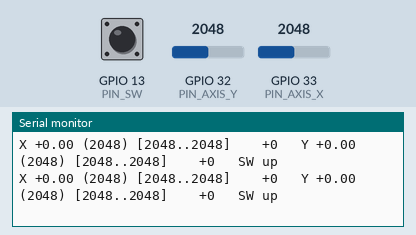
Simulated run of this sketch. Board: ESP32. Parts: the last lines printed to the serial monitor. Inputs (shaded band) come from the test bench; at power-on: GPIO 32 (PIN_AXIS_Y) = 2048, GPIO 33 (PIN_AXIS_X) = 2048, GPIO 13 (PIN_SW) HIGH (analog values on the 0–4095 scale).

Above: at 2.0 s.
2.1 s: GPIO 32 (PIN_AXIS_Y) set to 2866
At 2.19 s:
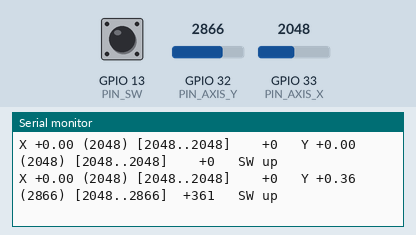
4.0 s: GPIO 33 (PIN_AXIS_X) set to 2866
At 4.09 s:
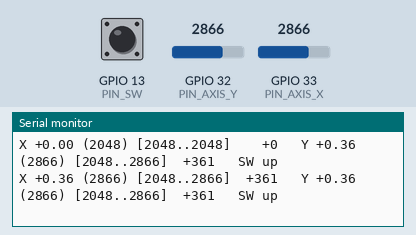
5.9 s: GPIO 13 (PIN_SW) pulled LOW for 0.15 s
At 6.0 s:
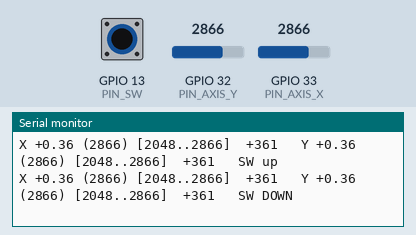
7.5 s: GPIO 32 (PIN_AXIS_Y) set to 2047
At 7.6 s:
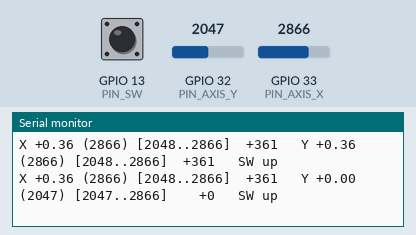
9.4 s: GPIO 13 (PIN_SW) pulled LOW for 1 s
At 9.41 s:
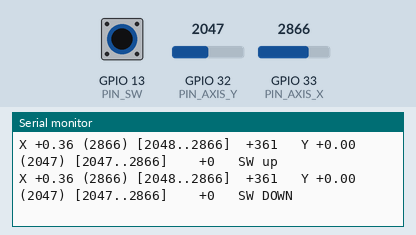
11.9 s: GPIO 33 (PIN_AXIS_X) set to 4095
At 11.91 s:
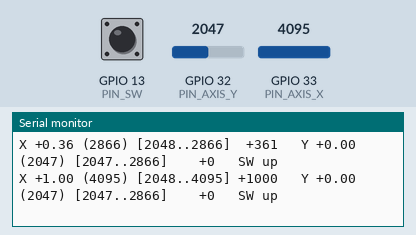

Measured:
- after the input at 2.1 s, the serial monitor: prints a new line after 0.08 s (image 1)
- after the input at 4.0 s, the serial monitor: prints a new line after 0.08 s (image 2)
- after the input at 5.9 s, the serial monitor: prints a new line after 0.09 s (image 3)
- after the input at 7.5 s, the serial monitor: prints a new line after 0.09 s (image 4)
- after the input at 9.4 s, the serial monitor: prints a new line at once (image 5)
- after the input at 11.9 s, the serial monitor: prints a new line at once (image 6)

The sketch:

controller-stage1-joystick.ino
```cpp
/*
 * controller-stage1-joystick.ino — Stage 1 of the controller build.
 *
 * TARGET BOARD: classic ESP32-D0WD-V3, 38-pin WROOM-32 DevKit (the controller,
 * MAC F4:2D:C9:71:7B:0C). This is the classic-ESP32 counterpart to the S3 bench
 * sketch in dual_joystick_s3/ — same maths, different pins, one stick instead
 * of two.
 *
 * SCOPE: read one joystick and print it. No buttons, no LEDs, no radio. Those
 * are stages 2, 3 and 4.
 *
 * WIRING
 *
 *   Module pin      Goes to         Header pin
 *   ----------      -------         ----------
 *   GND             GND             14 or 32/38
 *   +5V  (label)    3.3 V           1            <-- NOT 5 V. See below.
 *   VRx             GPIO 32         7            <-- read as the Y axis
 *   VRy             GPIO 33         8            <-- read as the X axis
 *   SW              GPIO 13         15
 *
 * The axes are deliberately crossed in software: on this module the pot marked
 * VRy is the one that moves with left-right motion. See PIN_AXIS_X below. The
 * wiring above is correct as-is — do not swap the wires.
 *
 * THE +5V PIN TAKES 3.3 V. The silkscreen names the rail, nothing more. Inside
 * the module are two 10 kΩ pots wired straight across whatever you feed them,
 * with no series resistor and no clamp. Feed it 5 V and full deflection puts 5 V
 * into a 3.3 V-only pin. You would also lose the top third of travel, because
 * everything above 3.3 V reads as saturated.
 *
 * WHY THESE PINS. GPIO 32 and 33 are ADC1 channels 4 and 5. ADC2 is owned by the
 * WiFi driver and its reads fail once the radio starts — silently, returning
 * garbage rather than an error. ESP-NOW needs that radio from stage 4 onward, so
 * every analog input on this board has to live on ADC1 (GPIO 32-39) from the
 * start. Putting the stick on an ADC2 pin would work perfectly on the bench today
 * and break the moment the link comes up.
 *
 * BOARD SETTINGS
 *   Board            : ESP32 Dev Module
 *   Flash Size       : 4MB (32Mb)
 *   Partition Scheme : Default 4MB with spiffs
 *   Upload Speed     : 921600
 *   Port             : /dev/ttyUSB0  (CP2102 bridge)
 *
 * Close the Serial Monitor before uploading. IDE 2.x has a long-standing bug
 * where compiling with it open blanks the window.
 *
 * EXIT TEST FOR THIS STAGE
 *   1. Centres print between roughly 1700 and 2300 and are stable at rest.
 *   2. Both axes reach +1.00 and -1.00 at full deflection.
 *   3. At rest both axes read exactly 0.00 and do not twitch.
 *   4. Moving slowly out of centre, the value rises smoothly from 0 — no jump.
 *   5. SW reads DOWN when the stick is clicked.
 *
 * SERIAL COMMANDS (type the letter, press Enter)
 *   c   recalibrate centre — hands off the stick first
 *   r   reset the min/max travel tracker
 */

#include <Arduino.h>
#include <math.h>

// ---------------------------------------------------------------- config ----

/* Named for the axis they DRIVE, not for the module's silkscreen.
 *
 * The wiring is unchanged: the module's VRx pin is still on GPIO 32 and VRy on
 * GPIO 33. On this stick it is the pot labelled VRy that responds to left-right
 * motion, so that is the one feeding X. The silkscreen describes the module's
 * own orientation, not how it ends up mounted — swapping here rather than
 * swapping wires keeps the physical build untouched.
 */
static const uint8_t PIN_AXIS_X = 33;   // module VRy — ADC1_CH5 — left / right
static const uint8_t PIN_AXIS_Y = 32;   // module VRx — ADC1_CH4 — up / down
static const uint8_t PIN_SW     = 13;   // digital, internal pull-up

/* Sign, as opposed to which pot. Whether pushing right reads positive depends on
 * which way round that pot happens to be wired. Push right and up; if either
 * sign is backwards, flip the matching flag. Set by experiment, not by reasoning.
 */
static const bool INVERT_X = false;
static const bool INVERT_Y = false;

static const uint8_t  ADC_BITS        = 12;    // 0..4095
static const uint16_t ADC_MAX         = 4095;
static const uint8_t  OVERSAMPLE      = 8;     // averaged per read
static const uint16_t CAL_SAMPLES     = 64;    // averaged at boot
static const float    DEADZONE        = 0.06f; // fraction of full travel
static const uint32_t PRINT_PERIOD_MS = 100;   // 10 Hz

/* A plausible resting centre. Outside this band, something is wrong: the stick
 * was held during calibration, a wire is off, or the module is on the wrong
 * rail. Worth catching now rather than debugging it as "drift" in stage 4.
 */
static const uint16_t CENTRE_MIN = 1200;
static const uint16_t CENTRE_MAX = 2900;

// ----------------------------------------------------------------- state ----

static uint16_t xCentre = 2048, yCentre = 2048;
static uint16_t xMin = ADC_MAX, xMax = 0;
static uint16_t yMin = ADC_MAX, yMax = 0;
static uint32_t lastPrintMs = 0;

// --------------------------------------------------------------- helpers ----

// Cheap pots and the ESP32 ADC together give a few tens of counts of jitter.
// Averaging costs microseconds and removes most of it.
static uint16_t readAveraged(uint8_t pin) {
  uint32_t sum = 0;
  for (uint8_t i = 0; i < OVERSAMPLE; i++) {
    sum += (uint32_t)analogRead(pin);
  }
  return (uint16_t)(sum / OVERSAMPLE);
}

/* Map a raw reading to -1.0 .. +1.0 around a measured centre.
 *
 * Centre is almost never 2048. Mechanical tolerance and ADC nonlinearity put it
 * anywhere from roughly 1700 to 2300. Scaling each side against its own span
 * means full deflection still reaches 1.0 in both directions on an off-centre
 * stick, instead of hitting 0.85 one way and clipping the other.
 */
static float normalise(uint16_t raw, uint16_t centre) {
  float v;
  if (raw >= centre) {
    const uint16_t span = (ADC_MAX > centre) ? (uint16_t)(ADC_MAX - centre) : 1;
    v = (float)(raw - centre) / (float)span;
  } else {
    const uint16_t span = (centre > 0) ? centre : 1;
    v = -((float)(centre - raw) / (float)span);
  }

  if (v >  1.0f) v =  1.0f;
  if (v < -1.0f) v = -1.0f;

  // Rescale outside the deadzone so there is no discontinuity at its edge.
  // Without this the stick visibly jumps from 0 to 0.06 as it leaves centre.
  if (fabsf(v) < DEADZONE) return 0.0f;
  const float sign = (v > 0.0f) ? 1.0f : -1.0f;
  return sign * (fabsf(v) - DEADZONE) / (1.0f - DEADZONE);
}

static void resetRange() {
  xMin = ADC_MAX; xMax = 0;
  yMin = ADC_MAX; yMax = 0;
  Serial.println("Travel range reset. Sweep the stick to its limits.");
}

static void calibrate() {
  Serial.println("Calibrating — hands off the stick...");
  delay(500);

  uint32_t xSum = 0, ySum = 0;
  for (uint16_t s = 0; s < CAL_SAMPLES; s++) {
    xSum += (uint32_t)analogRead(PIN_AXIS_X);
    ySum += (uint32_t)analogRead(PIN_AXIS_Y);
    delay(2);
  }
  xCentre = (uint16_t)(xSum / CAL_SAMPLES);
  yCentre = (uint16_t)(ySum / CAL_SAMPLES);

  Serial.printf("  centre  X=%u  Y=%u\n", xCentre, yCentre);

  const bool xBad = (xCentre < CENTRE_MIN || xCentre > CENTRE_MAX);
  const bool yBad = (yCentre < CENTRE_MIN || yCentre > CENTRE_MAX);
  if (xBad || yBad) {
    Serial.println();
    Serial.println("  *** CENTRE OUT OF RANGE ***");
    Serial.println("  Expected roughly 1700-2300 at rest. Check, in order:");
    Serial.println("    - stick was touched during calibration");
    Serial.println("    - module VCC on 3.3 V, not 5 V or floating");
    Serial.println("    - VRx/VRy actually on GPIO 32 / 33");
    Serial.println("    - GND shared with the board");
    Serial.println("  A reading pinned near 0 or 4095 means an open or a short.");
    Serial.println();
  }
}

static void handleSerial() {
  while (Serial.available()) {
    const int ch = Serial.read();
    if (ch == 'c' || ch == 'C') calibrate();
    if (ch == 'r' || ch == 'R') resetRange();
  }
}

// ----------------------------------------------------------------- setup ----

void setup() {
  Serial.begin(115200);
  while (!Serial && millis() < 3000) { delay(10); }
  delay(200);

  analogReadResolution(ADC_BITS);

  /* Full-scale attenuation, so the usable input range covers roughly 0-3.3 V.
   * Without it the ADC saturates near 1.1 V and the stick appears to hit its
   * limit a third of the way through its travel.
   */
  analogSetAttenuation(ADC_11db);

  pinMode(PIN_SW, INPUT_PULLUP);

  Serial.println();
  Serial.println("=== Controller stage 1 — joystick ===");
  Serial.printf("X GPIO%u (module VRy)   Y GPIO%u (module VRx)   SW GPIO%u\n",
                PIN_AXIS_X, PIN_AXIS_Y, PIN_SW);
  Serial.printf("Resolution %u-bit (0-%u), oversample %u, deadzone %.0f%%\n",
                ADC_BITS, ADC_MAX, OVERSAMPLE, DEADZONE * 100.0f);
  Serial.println("Module VCC must be on 3.3 V.");
  Serial.println();

  calibrate();
  resetRange();

  Serial.println();
  Serial.println("Ready. Axes read -1.00 to +1.00.");
  Serial.println("Bracketed figures are the min/max seen so far — sweep to both");
  Serial.println("limits and check they approach 0 and 4095.");
  Serial.println("Keys:  c = recalibrate centre   r = reset range");
  Serial.println();
}

// ------------------------------------------------------------------ loop ----

void loop() {
  handleSerial();

  const uint32_t now = millis();
  if ((now - lastPrintMs) < PRINT_PERIOD_MS) return;
  lastPrintMs = now;

  const uint16_t rawX = readAveraged(PIN_AXIS_X);
  const uint16_t rawY = readAveraged(PIN_AXIS_Y);

  if (rawX < xMin) xMin = rawX;
  if (rawX > xMax) xMax = rawX;
  if (rawY < yMin) yMin = rawY;
  if (rawY > yMax) yMax = rawY;

  float x = normalise(rawX, xCentre);
  float y = normalise(rawY, yCentre);
  if (INVERT_X) x = -x;
  if (INVERT_Y) y = -y;

  const bool pressed = (digitalRead(PIN_SW) == LOW);

  /* The int16 columns are what will travel in the ESP-NOW control packet from
   * stage 4 (-1000..+1000). Printing them now means the packet fields have
   * already been eyeballed before there is a radio to blame.
   */
  const int16_t xPkt = (int16_t)lroundf(x * 1000.0f);
  const int16_t yPkt = (int16_t)lroundf(y * 1000.0f);

  // Raw counts sit beside the normalised value so a stuck or miswired channel
  // is obvious at a glance rather than looking like a calibration problem.
  Serial.printf("X %+.2f (%4u) [%4u..%4u] %+5d   "
                "Y %+.2f (%4u) [%4u..%4u] %+5d   SW %s\n",
                x, rawX, xMin, xMax, xPkt,
                y, rawY, yMin, yMax, yPkt,
                pressed ? "DOWN" : "up  ");
}
```
